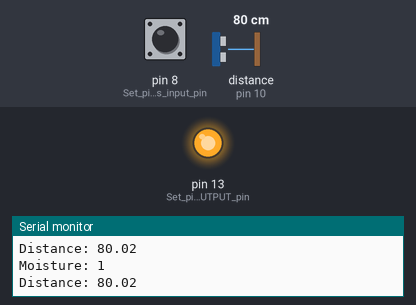
The sketch below on a simulated Arduino Uno, built with avr-gcc and run on an emulated ATmega328P. On the bench: output pins drawn as LEDs (lit = HIGH), the last lines printed to the serial monitor. Wiring (inferred from the names in the program): ultrasonic range finder: trigger pin 9; echo pin 10. The inputs (shaded band) are chosen by the test bench; at power-on: distance to the obstacle (sensor on pin 10) 80 cm, pin 8 (Set_pin_8_as_input_pin) HIGH. The echo pulse lasts 58.3 µs per cm; pins used as bus, display or sensor lines are not drawn.

Above: at 1.2 s.
1.3 s: distance to the obstacle (sensor on pin 10) set to 22 cm
3.2 s: distance to the obstacle (sensor on pin 10) set to 19 cm
At 4.2 s:
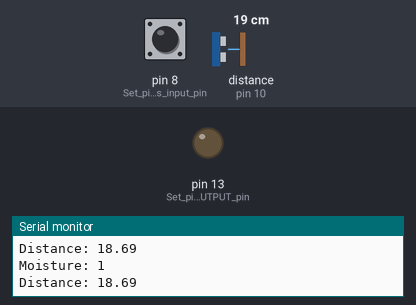
4.7 s: distance to the obstacle (sensor on pin 10) set to 60 cm
At 5.9 s:
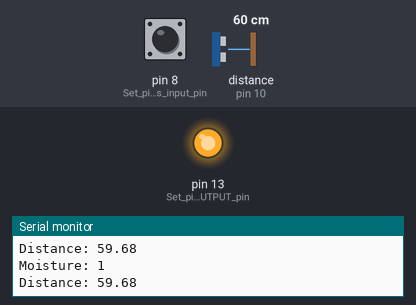
6.3 s: pin 8 (Set_pin_8_as_input_pin) pulled LOW for 3.2 s
At 7.6 s:
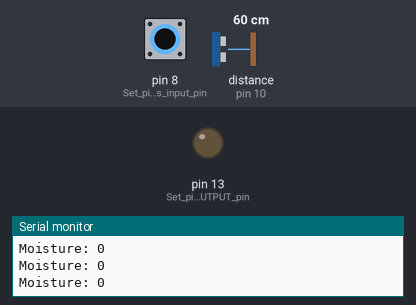
12.5 s: distance to the obstacle (sensor on pin 10) set to 2 cm
At 14.0 s:
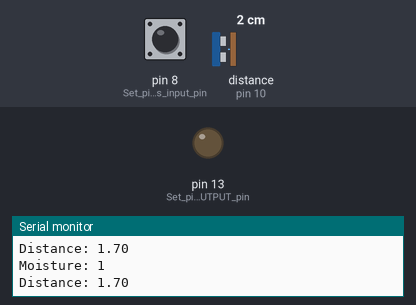
Timing chart, 0 to 15.4 s (numbered marks = the images above; inputs shaded):
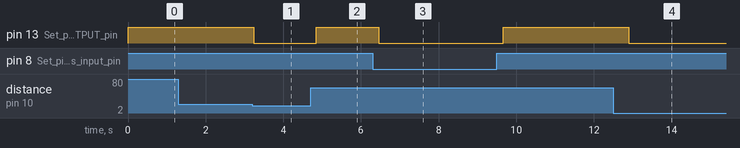

Measured:
- the behaviour switches between 21 and 20 cm on distance to the obstacle (sensor on pin 10) (found by bisection; images 0 and 1)
- after the input at 3.2 s, pin 13 (Set_pin_13_as_OUTPUT_pin): HIGH → LOW at once
- after the input at 4.7 s, pin 13 (Set_pin_13_as_OUTPUT_pin): LOW → HIGH after 0.15 s
- after the input at 6.3 s, pin 13 (Set_pin_13_as_OUTPUT_pin): HIGH → LOW after 0.16 s, → HIGH 3.2 s later
- after the input at 12.5 s, pin 13 (Set_pin_13_as_OUTPUT_pin): HIGH → LOW after 0.40 s

The sketch:

watering.ino
```cpp
int val; //stores the value received from Soil moisture sensor.
const int trigPin = 9; //pin for ultra sonic out
const int echoPin = 10; //pin for ultra sonic in
float duration, distance; //stores the values received from ultra sonic sensor.

void setup() {
  pinMode(13,OUTPUT); //Set pin 13 as OUTPUT pin, to send signal to relay
  pinMode(8,INPUT); //Set pin 8 as input pin, to receive data from Soil moisture sensor.
  pinMode(trigPin, OUTPUT); //Set pin 9 as OUTPUT pin, to send signal from ultra sonic sensor
  pinMode(echoPin, INPUT); //Set pin 10 as input pin, to receive data from ultra sonic sensor.
  Serial.begin(9600); //start serial monitor
}

void loop() {
  val = digitalRead(8); //Read data from soil moisture sensor
  Serial.print("Moisture: "); //print
  Serial.println(val); //print
  if(val == LOW) {
    digitalWrite(13,LOW); //if soil moisture sensor provides LOW value send LOW value to relay
  } else {
    digitalWrite(trigPin, LOW); //set ultra sonic sensor to low
    delayMicroseconds(2); //delay
    digitalWrite(trigPin, HIGH); //set ultra sonic sensor to high
    delayMicroseconds(10); //delay
    digitalWrite(trigPin, LOW); //set ultra sonic sensor to low
    duration = pulseIn(echoPin, HIGH); //get the duration
    distance = (duration*0.0343)/2; //calculate the distance
    Serial.print("Distance: "); //print
    Serial.println(distance); //print
    if(distance < 20){
        digitalWrite(13,LOW); //if distance is lesser than the limit, send LOW value to relay
    } else {
        digitalWrite(13,HIGH); //if distance is greater than the limit, send HIGH value to relay
    }
  }
  delay(400); //Wait for few second and then continue the loop.
}
```
